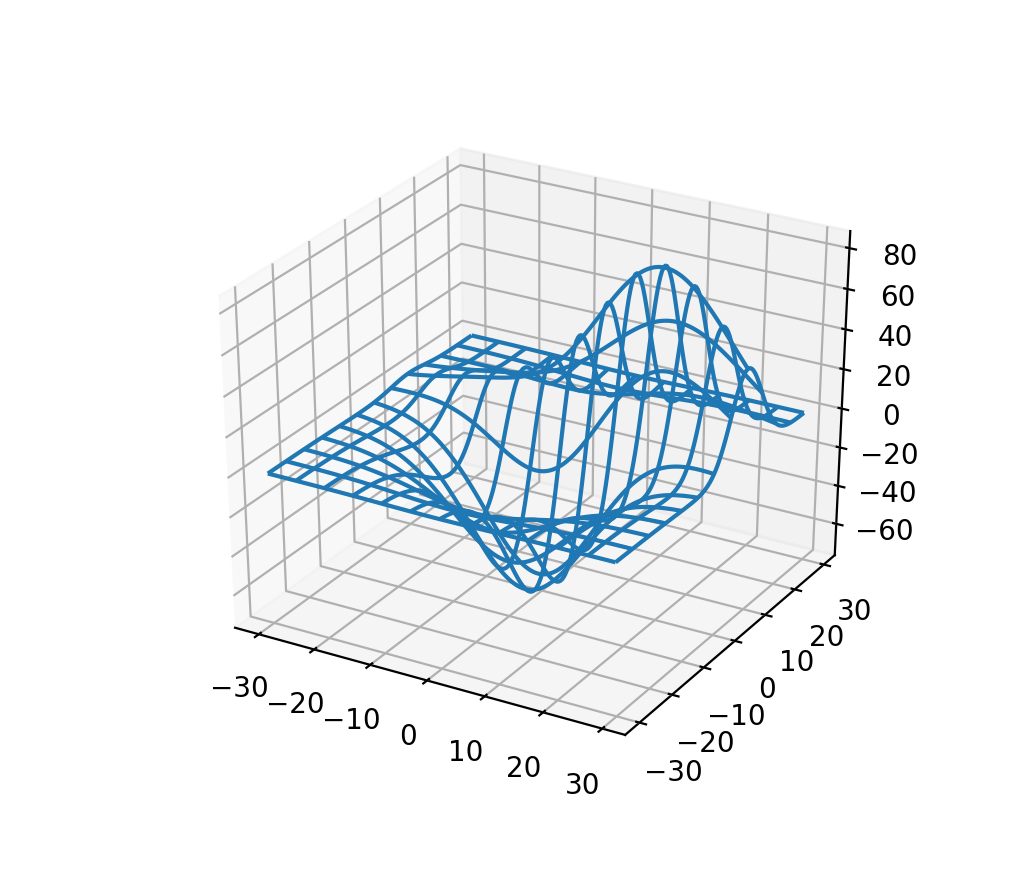

Python code for this plot:
import matplotlib.pyplot as pt
from mpl_toolkits.mplot3d import axes3d

fig = pt.figure(figsize = (10, 10))

ax = fig.add_subplot(111, projection = '3d')
x, y, z = axes3d.get_test_data(0.05)

ax.plot_wireframe(x, y, z, rstride = 10, cstride = 10)
pt.show()
